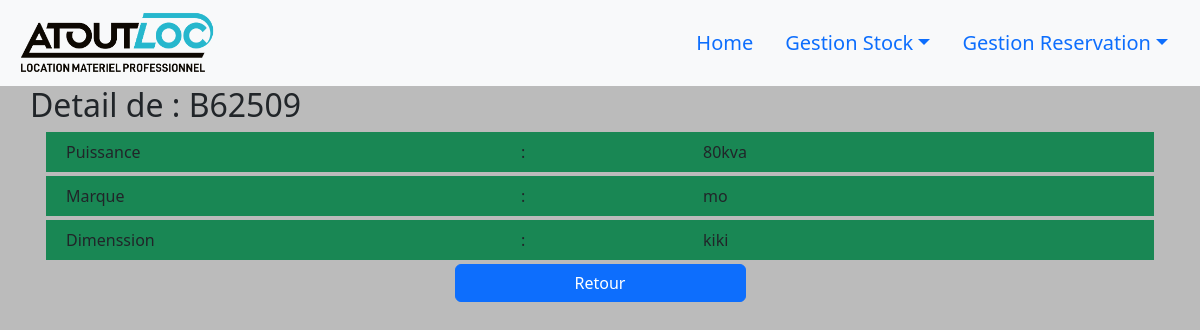
The app's page /detailStock/B62509 (signed in), older data.
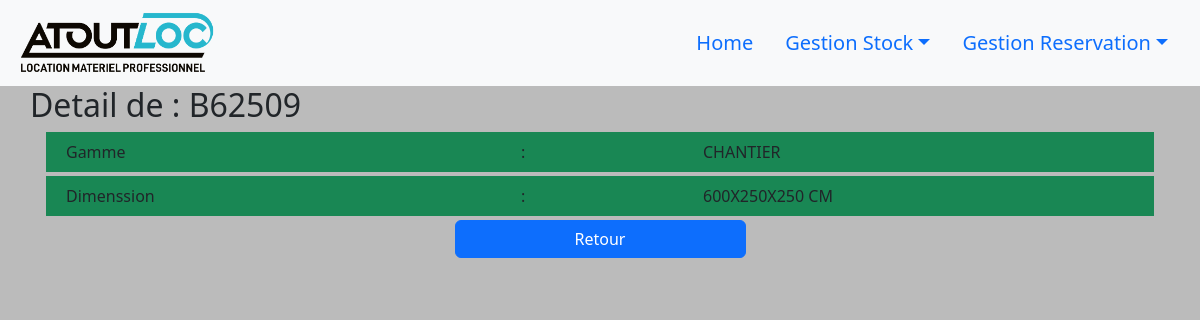
The same page, newer data.
### inventaire/models.py (models this page shows)
class GroupeElectrogene(models.Model):
    puissance=models.CharField(max_length=50)
    marque=models.CharField(max_length=50)
    dimension=models.CharField(max_length=50)
    refMateriel=models.ForeignKey(Stock, on_delete=models.CASCADE)

class Modulaire(models.Model):
    gammeChoices=[
        ('evenement','EVENEMENT'),
        ('chantier','CHANTIER')
    ]
    gamme=models.CharField(max_length=50,choices=gammeChoices)
    dimension=models.CharField(max_length=50)
    refMateriel=models.ForeignKey(Stock, on_delete=models.CASCADE)

### inventaire/views.py (the view)
# urls.py: path('detailStock/<str:ref>',detailStock,name='detailStock'),
@login_required
def detailStock(request, ref):
    mat=Stock.objects.filter(refMateriel=ref).values()[0]
    if (mat['categorie']=='GROUPE ELECTROGENE'):
        data=GroupeElectrogene.objects.filter(refMateriel=ref).values()[0]
    elif (mat['categorie']=='CABINES AUTONOMES'):
        data=CabinesAutonome.objects.filter(refMateriel=ref).values()[0]
    else:
        data=Modulaire.objects.filter(refMateriel=ref).values()[0]
    return render(request,"inventaire/detailStock.html",{
        'title':f"Detail de {ref}",
        'refrence':mat,
        'data':data,
    })

### inventaire/templates/inventaire/detailStock.html (shortened to what this page needs)
{% extends 'base.html' %}
{% block content %}
<h2>Detail de : {{refrence.refMateriel}}</h2>
<div class="container">
{% if refrence.categorie == 'GROUPE ELECTROGENE' %}
<div class="row bg-success p-2 m-1">
    <div class="col-md-5">Puissance </div>
    <div class="col-md-2">:</div>
    <div class="col-md-5">
        {{data.puissance}}
    </div>
</div>
<div class="row bg-success p-2 m-1">
    <div class="col-md-5">Marque </div>
    <div class="col-md-2">:</div>
    <div class="col-md-5">
        {{data.marque}}
    </div>
</div>
<div class="row bg-success p-2 m-1">
    <div class="col-md-5">Dimenssion </div>
    <div class="col-md-2">:</div>
    <div class="col-md-5">
        {{data.dimension}}
    </div>
</div>
{% elif refrence.categorie == 'MODULAIRE' %}
<div class="row bg-success p-2 m-1">
    <div class="col-md-5">Gamme </div>
    <div class="col-md-2">:</div>
    <div class="col-md-5">
        {{data.gamme}}
    </div>
</div>
<div class="row bg-success p-2 m-1">
    <div class="col-md-5">Dimenssion </div>
    <div class="col-md-2">:</div>
    <div class="col-md-5">
        {{data.dimension}}
    </div>
</div>
    {% endif %}
</div>
    <div class='row justify-content-center'>
         <a class="btn btn-primary w-25" href="{% url 'stock'%}" role="button">Retour</a>
    </div>
{% endblock content %}

Row changes from the older to the newer data that the page shows:
no longer on this page (row edited): GroupeElectrogene: puissance "80kva", marque "mo", dimension "kiki"
changed Stock "B62509": categorie "GROUPE ELECTROGENE" → "MODULAIRE" (drawn)
added Modulaire: gamme "CHANTIER", dimension "600X250X250 CM"
Text that changed along with them:
text no longer shown: "Puissance Marque"
text now shown: "Gamme"
